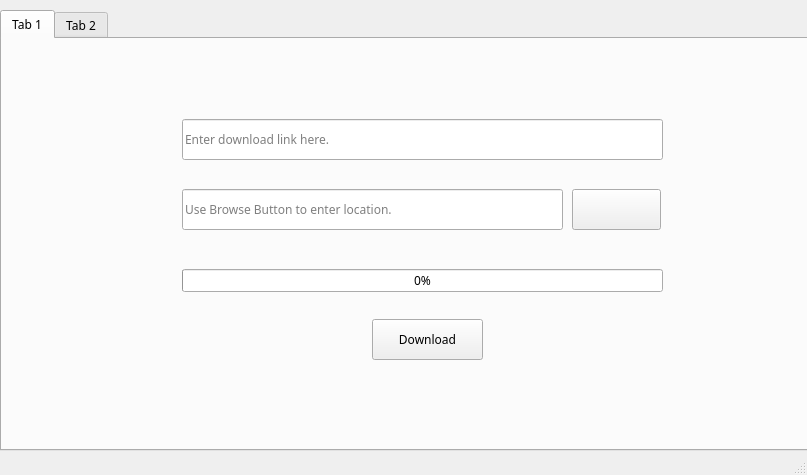
<?xml version="1.0" encoding="UTF-8"?>
<ui version="4.0">
 <class>MainWindow</class>
 <widget class="QMainWindow" name="MainWindow">
  <property name="geometry">
   <rect>
    <x>0</x>
    <y>0</y>
    <width>807</width>
    <height>475</height>
   </rect>
  </property>
  <property name="windowTitle">
   <string>MainWindow</string>
  </property>
  <widget class="QWidget" name="centralwidget">
   <widget class="QTabWidget" name="tabWidget">
    <property name="geometry">
     <rect>
      <x>0</x>
      <y>10</y>
      <width>811</width>
      <height>441</height>
     </rect>
    </property>
    <property name="font">
     <font>
      <family>Sans Serif</family>
     </font>
    </property>
    <property name="tabPosition">
     <enum>QTabWidget::North</enum>
    </property>
    <property name="tabShape">
     <enum>QTabWidget::Rounded</enum>
    </property>
    <property name="currentIndex">
     <number>0</number>
    </property>
    <property name="elideMode">
     <enum>Qt::ElideNone</enum>
    </property>
    <property name="movable">
     <bool>false</bool>
    </property>
    <property name="tabBarAutoHide">
     <bool>false</bool>
    </property>
    <widget class="QWidget" name="tab">
     <attribute name="title">
      <string>Tab 1</string>
     </attribute>
     <widget class="QPushButton" name="pushButton">
      <property name="geometry">
       <rect>
        <x>370</x>
        <y>280</y>
        <width>111</width>
        <height>41</height>
       </rect>
      </property>
      <property name="text">
       <string>Download</string>
      </property>
     </widget>
     <widget class="QLineEdit" name="lineEdit">
      <property name="geometry">
       <rect>
        <x>180</x>
        <y>80</y>
        <width>481</width>
        <height>41</height>
       </rect>
      </property>
      <property name="placeholderText">
       <string>Enter download link here.</string>
      </property>
     </widget>
     <widget class="QLineEdit" name="lineEdit_2">
      <property name="geometry">
       <rect>
        <x>180</x>
        <y>150</y>
        <width>381</width>
        <height>41</height>
       </rect>
      </property>
      <property name="placeholderText">
       <string>Use Browse Button to enter location.</string>
      </property>
     </widget>
     <widget class="QPushButton" name="pushButton_2">
      <property name="geometry">
       <rect>
        <x>570</x>
        <y>150</y>
        <width>89</width>
        <height>41</height>
       </rect>
      </property>
      <property name="text">
       <string/>
      </property>
      <property name="icon">
       <iconset resource="photo.qrc">
        <normaloff>:/icons/save.png</normaloff>:/icons/save.png</iconset>
      </property>
      <property name="iconSize">
       <size>
        <width>32</width>
        <height>32</height>
       </size>
      </property>
     </widget>
     <widget class="QProgressBar" name="progressBar">
      <property name="geometry">
       <rect>
        <x>180</x>
        <y>230</y>
        <width>481</width>
        <height>23</height>
       </rect>
      </property>
      <property name="value">
       <number>0</number>
      </property>
     </widget>
    </widget>
    <widget class="QWidget" name="tab_2">
     <attribute name="title">
      <string>Tab 2</string>
     </attribute>
     <widget class="QTabWidget" name="tabWidget_3">
      <property name="geometry">
       <rect>
        <x>0</x>
        <y>0</y>
        <width>811</width>
        <height>411</height>
       </rect>
      </property>
      <property name="font">
       <font>
        <family>Sans Serif</family>
       </font>
      </property>
      <property name="currentIndex">
       <number>0</number>
      </property>
      <widget class="QWidget" name="tab_5">
       <attribute name="title">
        <string>One Video</string>
       </attribute>
       <widget class="QProgressBar" name="progressBar_2">
        <property name="geometry">
         <rect>
          <x>190</x>
          <y>280</y>
          <width>401</width>
          <height>23</height>
         </rect>
        </property>
        <property name="value">
         <number>0</number>
        </property>
       </widget>
       <widget class="QLabel" name="label">
        <property name="geometry">
         <rect>
          <x>170</x>
          <y>198</y>
          <width>101</width>
          <height>30</height>
         </rect>
        </property>
        <property name="text">
         <string>Video Quality</string>
        </property>
       </widget>
       <widget class="QPushButton" name="pushButton_4">
        <property name="geometry">
         <rect>
          <x>340</x>
          <y>320</y>
          <width>141</width>
          <height>41</height>
         </rect>
        </property>
        <property name="text">
         <string>Download</string>
        </property>
       </widget>
       <widget class="QPushButton" name="pushButton_5">
        <property name="geometry">
         <rect>
          <x>560</x>
          <y>70</y>
          <width>91</width>
          <height>41</height>
         </rect>
        </property>
        <property name="text">
         <string/>
        </property>
        <property name="icon">
         <iconset resource="photo.qrc">
          <normaloff>:/icons/browse.png</normaloff>:/icons/browse.png</iconset>
        </property>
        <property name="iconSize">
         <size>
          <width>32</width>
          <height>32</height>
         </size>
        </property>
       </widget>
       <widget class="QComboBox" name="comboBox">
        <property name="geometry">
         <rect>
          <x>300</x>
          <y>200</y>
          <width>301</width>
          <height>25</height>
         </rect>
        </property>
        <property name="editable">
         <bool>false</bool>
        </property>
       </widget>
       <widget class="QLineEdit" name="lineEdit_4">
        <property name="geometry">
         <rect>
          <x>150</x>
          <y>130</y>
          <width>401</width>
          <height>41</height>
         </rect>
        </property>
        <property name="placeholderText">
         <string>Use Browse for save location.</string>
        </property>
       </widget>
       <widget class="QLineEdit" name="lineEdit_3">
        <property name="geometry">
         <rect>
          <x>150</x>
          <y>70</y>
          <width>401</width>
          <height>41</height>
         </rect>
        </property>
        <property name="placeholderText">
         <string>Enter Video URL</string>
        </property>
       </widget>
       <widget class="QPushButton" name="pushButton_3">
        <property name="geometry">
         <rect>
          <x>560</x>
          <y>130</y>
          <width>91</width>
          <height>41</height>
         </rect>
        </property>
        <property name="text">
         <string/>
        </property>
        <property name="icon">
         <iconset resource="photo.qrc">
          <normaloff>:/icons/save.png</normaloff>:/icons/save.png</iconset>
        </property>
        <property name="iconSize">
         <size>
          <width>32</width>
          <height>32</height>
         </size>
        </property>
       </widget>
      </widget>
      <widget class="QWidget" name="tab_6">
       <attribute name="title">
        <string>Full Playlist</string>
       </attribute>
       <widget class="QLabel" name="label_2">
        <property name="geometry">
         <rect>
          <x>170</x>
          <y>198</y>
          <width>101</width>
          <height>30</height>
         </rect>
        </property>
        <property name="font">
         <font>
          <family>Sans Serif</family>
         </font>
        </property>
        <property name="text">
         <string>Video Quality:</string>
        </property>
       </widget>
       <widget class="QLineEdit" name="lineEdit_5">
        <property name="geometry">
         <rect>
          <x>150</x>
          <y>130</y>
          <width>401</width>
          <height>41</height>
         </rect>
        </property>
        <property name="font">
         <font>
          <family>Sans Serif</family>
         </font>
        </property>
        <property name="placeholderText">
         <string>Use Browse for save location.</string>
        </property>
       </widget>
       <widget class="QComboBox" name="comboBox_2">
        <property name="geometry">
         <rect>
          <x>300</x>
          <y>200</y>
          <width>301</width>
          <height>25</height>
         </rect>
        </property>
        <property name="font">
         <font>
          <family>Sans Serif</family>
         </font>
        </property>
        <property name="editable">
         <bool>false</bool>
        </property>
       </widget>
       <widget class="QProgressBar" name="progressBar_3">
        <property name="geometry">
         <rect>
          <x>190</x>
          <y>280</y>
          <width>401</width>
          <height>23</height>
         </rect>
        </property>
        <property name="font">
         <font>
          <family>Sans Serif</family>
         </font>
        </property>
        <property name="value">
         <number>0</number>
        </property>
       </widget>
       <widget class="QLineEdit" name="lineEdit_6">
        <property name="geometry">
         <rect>
          <x>150</x>
          <y>70</y>
          <width>401</width>
          <height>41</height>
         </rect>
        </property>
        <property name="font">
         <font>
          <family>Sans Serif</family>
         </font>
        </property>
        <property name="placeholderText">
         <string>Enter Video URL</string>
        </property>
       </widget>
       <widget class="QPushButton" name="pushButton_6">
        <property name="geometry">
         <rect>
          <x>560</x>
          <y>130</y>
          <width>91</width>
          <height>41</height>
         </rect>
        </property>
        <property name="font">
         <font>
          <family>Sans Serif</family>
         </font>
        </property>
        <property name="text">
         <string/>
        </property>
        <property name="icon">
         <iconset resource="photo.qrc">
          <normaloff>:/icons/save.png</normaloff>:/icons/save.png</iconset>
        </property>
        <property name="iconSize">
         <size>
          <width>32</width>
          <height>32</height>
         </size>
        </property>
       </widget>
       <widget class="QPushButton" name="pushButton_7">
        <property name="geometry">
         <rect>
          <x>560</x>
          <y>70</y>
          <width>91</width>
          <height>41</height>
         </rect>
        </property>
        <property name="font">
         <font>
          <family>Sans Serif</family>
         </font>
        </property>
        <property name="text">
         <string/>
        </property>
        <property name="icon">
         <iconset resource="photo.qrc">
          <normaloff>:/icons/browse.png</normaloff>:/icons/browse.png</iconset>
        </property>
        <property name="iconSize">
         <size>
          <width>32</width>
          <height>32</height>
         </size>
        </property>
       </widget>
       <widget class="QPushButton" name="pushButton_8">
        <property name="geometry">
         <rect>
          <x>340</x>
          <y>320</y>
          <width>141</width>
          <height>41</height>
         </rect>
        </property>
        <property name="font">
         <font>
          <family>Sans Serif</family>
         </font>
        </property>
        <property name="text">
         <string>Download</string>
        </property>
       </widget>
       <widget class="QLabel" name="label_3">
        <property name="geometry">
         <rect>
          <x>160</x>
          <y>240</y>
          <width>111</width>
          <height>20</height>
         </rect>
        </property>
        <property name="font">
         <font>
          <family>Sans Serif</family>
         </font>
        </property>
        <property name="text">
         <string>Current Video</string>
        </property>
       </widget>
       <widget class="QLabel" name="label_4">
        <property name="geometry">
         <rect>
          <x>380</x>
          <y>243</y>
          <width>181</width>
          <height>20</height>
         </rect>
        </property>
        <property name="font">
         <font>
          <family>Sans Serif</family>
         </font>
        </property>
        <property name="text">
         <string>The Full Playlist Video : </string>
        </property>
       </widget>
       <widget class="QLCDNumber" name="lcdNumber">
        <property name="geometry">
         <rect>
          <x>280</x>
          <y>240</y>
          <width>64</width>
          <height>23</height>
         </rect>
        </property>
        <property name="font">
         <font>
          <family>Sans Serif</family>
         </font>
        </property>
       </widget>
       <widget class="QLCDNumber" name="lcdNumber_2">
        <property name="geometry">
         <rect>
          <x>570</x>
          <y>240</y>
          <width>64</width>
          <height>23</height>
         </rect>
        </property>
        <property name="font">
         <font>
          <family>Sans Serif</family>
         </font>
        </property>
       </widget>
      </widget>
     </widget>
    </widget>
   </widget>
  </widget>
  <widget class="QMenuBar" name="menubar">
   <property name="geometry">
    <rect>
     <x>0</x>
     <y>0</y>
     <width>807</width>
     <height>22</height>
    </rect>
   </property>
  </widget>
  <widget class="QStatusBar" name="statusbar"/>
 </widget>
 <resources>
  <include location="photo.qrc"/>
 </resources>
 <connections/>
</ui>
